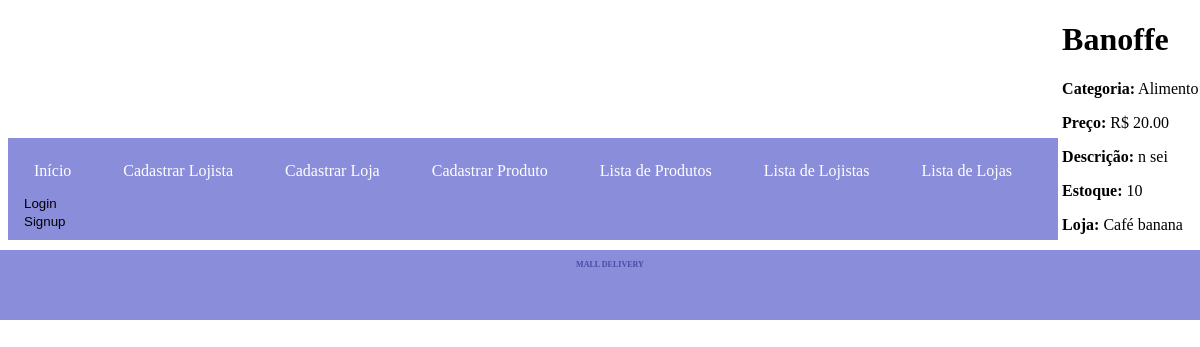
Page /produto/3/ on the committed database.
### app_mall/models.py (models this page shows, shortened)
class Produto(models.Model):
    nome = models.CharField(max_length=255)
    descricao = models.TextField(blank=True, null=True)
    preco = models.DecimalField(max_digits=10, decimal_places=2)
    estoque = models.PositiveIntegerField()
    categoria = models.CharField(max_length=100)
    loja = models.ForeignKey(Loja, related_name='loja', on_delete=models.CASCADE)

class Loja(models.Model):
    nome = models.CharField(max_length=255)
    cnpj = models.CharField(max_length=18)
    descricao = models.TextField(blank=True, null=True)
    lojista = models.ForeignKey(Lojista, related_name='lojista', on_delete=models.CASCADE)
    def __str__(self):
        return self.nome

### app_mall/views.py (the view)
# urls.py: path('produto/<int:pk>/', views.ProdutoDetailView.as_view(), name='produto_detalhe'),
class ProdutoDetailView(DetailView):
    model = Produto
    template_name = 'app_mall/produto_detalhe.html'
    context_object_name = 'produto'

### app_mall/templates/app_mall/produto_detalhe.html
{% extends "base.html" %}
{% block content %}
<div class="produto-detalhe">
    <h1>{{ produto.nome }}</h1>
    <p><strong>Categoria:</strong> {{ produto.categoria }}</p>
    <p><strong>Preço:</strong> R$ {{ produto.preco }}</p>
    <p><strong>Descrição:</strong> {{ produto.descricao }}</p>
    <p><strong>Estoque:</strong> {{ produto.estoque }}</p>
    <p><strong>Loja:</strong> {{ produto.loja }}</p>
</div>
{% endblock %}

### app_mall/templates/base.html (style rules this page uses)
body { width: 100%; display: ruby; }

### rows in the picture
Produto: nome "Banoffe", categoria "Alimento", preco "20.00", descricao "n sei", estoque "10", loja "Café banana"
